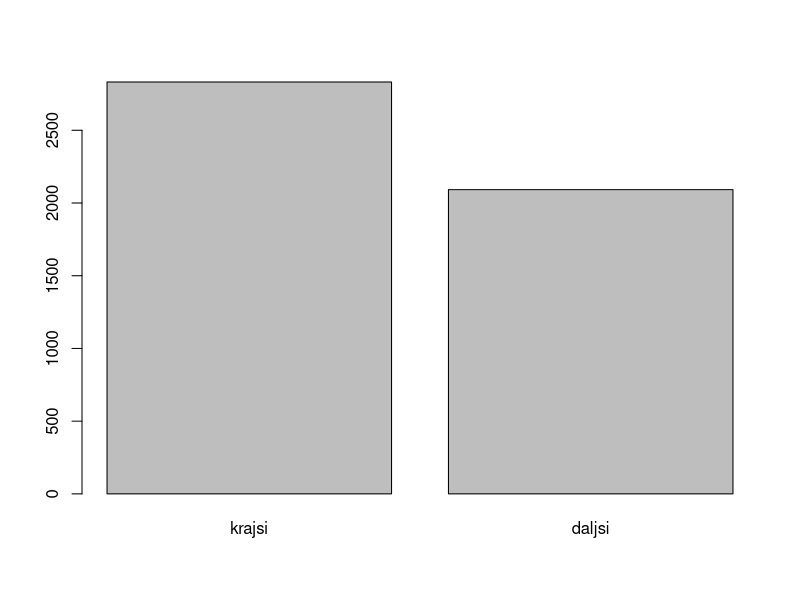

Write the R code that produced this figure. (Note: this script raises an error after producing the figure.)
#######################################################################################################################
#
# PROBLEMS 
#
#######################################################################################################################
#
# Load the Movies dataset using the command:
#
    md <- read.table("movies.txt", sep=",", header=TRUE)
    for (i in 18:24)
      md[,i] <- as.factor(md[,i])
#
# Answer the following questions:
#
# - Are there more movies shorter than 100 min or longer than (or equal to) 100 minutes?
#   (show your answer numerically and graphically) 

    tab <- table(md$length >= 100)
    names(tab) <- c("krajsi", "daljsi")
    barplot(tab)

# - Are there more action comedies or romantic comedies?

    action <- md$Action == "1" & md$Comedy == "1"
    romance <- md$Romance == "1" & md$Comedy == "1"
    table(action, romance);

# - Plot a histogram of the ratings for drama movies.
    
    hist(md$rating[md$Drama > 0], xlab = "drama movies", ylab = "frequency", main="ratings of drama movies")
    
# - Is the average rating of dramas higher than the average rating of non-dramas?
#   (show your answer numerically and graphically)
    
    mean(md$rating[md$Drama == '1'])
    mean(md$rating[md$Drama != '1'])
    
    boxplot(rating ~ Drama, data = md)    
    
# - Plot the number of animated movies being produced every year for the period 1995-2005.
    
    
    
# - Is there a clear boundary between short and feature movies (according to their length)?
#
#
#######################################################################################################################
#
# Load the Players dataset using the command:
#
#	players <- read.table("players.txt", sep=",", header = T)
#
# - Plot the proportion of players according to playing positions.
#
# - Compare career rebounds (the "reb" attribute) with respect to playing position.
#
# - Show the distribution of free throw percentages.
#   The percentage is determined by dividing the number of shots made ("ftm") by the total number of shots attempted ("fta").
#
# - Compare career 3-pointers made for the players active between 1990 and 2007, with respect to playing position. 
#
# - How does the average career length of retired players vary from year to year?
#
#######################################################################################################################

